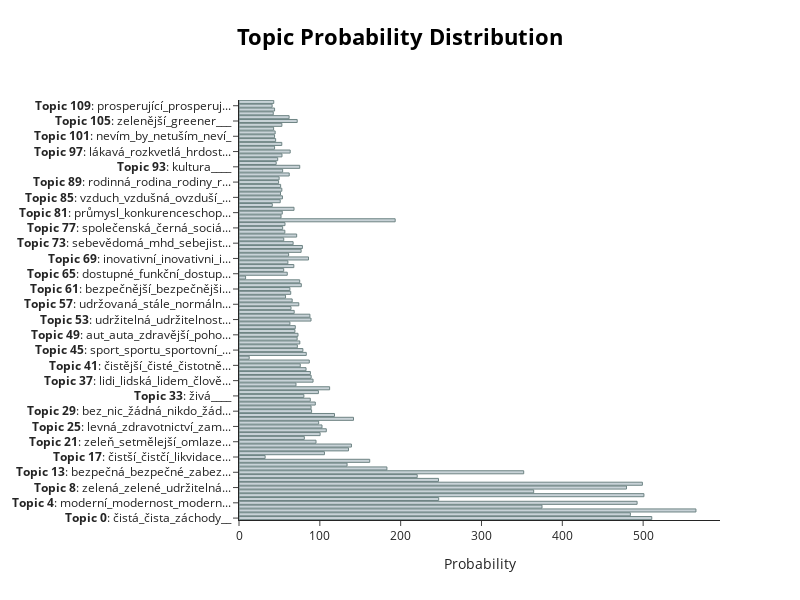

Here is the notebook cell this chart was saved with:
### Code cell
words_distr, _ = word_model.approximate_distribution(words, min_similarity=0)
word_model.visualize_distribution(words_distr.sum(axis=0))

### Figure 1 — Plotly figure (JSON) as saved in the notebook; plotly's stock layout.template omitted (floating-point values rounded to 4 significant figures)
{"data": [{"marker": {"color": "#C8D2D7", "line": {"color": "#6E8484", "width": 1}}, "orientation": "h", "type": "bar", "x": [510.7, 484.2, 565.3, 374.9, 492.5, 247.0, 501.0, 364.6, 479.4, 499.0, 246.8, 220.5, 352.2, 183, 133.7, 161.7, 32.34, 105.7, 135.5, 139.1, 95.27, 80.84, 100.4, 108, 102.7, 98.58, 141.7, 118.2, 89.8, 89.16, 94.4, 88.2, 80.25, 98.25, 112.1, 70.48, 91.61, 89.27, 88.32, 82.94, 75.82, 86.96, 12.62, 83.24, 79.03, 72.18, 75.24, 71.93, 73, 69.18, 69.66, 63, 89.11, 87.74, 68.29, 64.34, 74, 65.79, 57.58, 64, 63, 77.1, 75.13, 8.146, 59.7, 55.3, 67.84, 60.48, 86, 61.37, 76.87, 78.44, 66.95, 55.35, 71.35, 56.71, 54, 56.9, 193.2, 52, 53.53, 68.08, 41.18, 51, 53.75, 51.38, 53.01, 51.52, 49.0, 49.64, 62.14, 54, 75.15, 46, 47.88, 53.16, 63.33, 44, 52.94, 45.32, 44, 44.72, 42.82, 53.06, 72, 62, 42.38, 44, 41, 43], "y": ["<b>Topic 0</b>: čistá_čista_záchody__", "<b>Topic 1</b>: zelená_zelený_green_dyna...", "<b>Topic 2</b>: moderní_nejmodernější_mo...", "<b>Topic 3</b>: bezpečná_bezpečné_bezpeč...", "<b>Topic 4</b>: moderní_modernost_modern...", "<b>Topic 5</b>: kulturní_kulturni_cultur...", "<b>Topic 6</b>: co_it_které_než_jak", "<b>Topic 7</b>: svěží_špína_byty_jistota...", "<b>Topic 8</b>: zelená_zelené_udržitelná...", "<b>Topic 9</b>: čistá_čistý_čisté__", "<b>Topic 11</b>: přívětivá_nabízející_po...", "<b>Topic 12</b>: zabydlená_nebezpečná_hl...", "<b>Topic 13</b>: bezpečná_bezpečné_zabez...", "<b>Topic 14</b>: pro_for_pracw__", "<b>Topic 15</b>: ne_jen_nevim_bez_no", "<b>Topic 16</b>: kulturnější_úspěšná_sil...", "<b>Topic 17</b>: čistší_čistčí_likvidace...", "<b>Topic 18</b>: přátelská_friendly_přát...", "<b>Topic 19</b>: dostupná_cyklistická_cy...", "<b>Topic 20</b>: vzdělaná_budoucnost_ško...", "<b>Topic 21</b>: zeleň_setmělejší_omlaze...", "<b>Topic 22</b>: kultura_kultury_culture...", "<b>Topic 23</b>: bezpečnost_bezpečí_safe...", "<b>Topic 24</b>: reprezentativní_služby_...", "<b>Topic 25</b>: levná_zdravotnictví_zam...", "<b>Topic 26</b>: rozvíjející_prostředí_m...", "<b>Topic 27</b>: pohodová_turistická_dob...", "<b>Topic 28</b>: město_city_městě_městem...", "<b>Topic 29</b>: bez_nic_žádná_nikdo_žád...", "<b>Topic 30</b>: to_bude_naše_pestrá_bud...", "<b>Topic 31</b>: otevřenost_všem_dostupn...", "<b>Topic 32</b>: ekologická_ekologicky_e...", "<b>Topic 33</b>: živá____", "<b>Topic 34</b>: lepší_ovzduší_lépe_ovzd...", "<b>Topic 35</b>: chodníky_metro_cesty_ul...", "<b>Topic 36</b>: čistota_čistotná_zubaři...", "<b>Topic 37</b>: lidi_lidská_lidem_člově...", "<b>Topic 38</b>: atraktivní_přitažlivá_s...", "<b>Topic 39</b>: bydlení_nové_nová_domy_...", "<b>Topic 40</b>: technologie_technologic...", "<b>Topic 41</b>: čistější_čisté_čistotně...", "<b>Topic 42</b>: opravená_změna_zrekonst...", "<b>Topic 43</b>: vize_ve___", "<b>Topic 44</b>: se_smog_si_smogu_bezsmo...", "<b>Topic 45</b>: sport_sportu_sportovní_...", "<b>Topic 46</b>: práce_pracovní_pracovit...", "<b>Topic 47</b>: více_víc_častějších_čas...", "<b>Topic 48</b>: výstavba_prorodinná_cis...", "<b>Topic 49</b>: aut_auta_zdravější_poho...", "<b>Topic 50</b>: kvalitní_bohatá_efektiv...", "<b>Topic 51</b>: mladé_mladí_mládí_mladá...", "<b>Topic 52</b>: historická_historie_sta...", "<b>Topic 53</b>: udržitelná_udržitelnost...", "<b>Topic 54</b>: zeleň_prace___", "<b>Topic 55</b>: energická_pulzující_ene...", "<b>Topic 56</b>: mladá_mlada_mladou__", "<b>Topic 57</b>: udržovaná_stále_normáln...", "<b>Topic 58</b>: zábavná_zelené_zeleno_v...", "<b>Topic 59</b>: inovace_moderni_inovací...", "<b>Topic 60</b>: centrum_centru_centra_c...", "<b>Topic 61</b>: bezpečnější_bezpečnějši...", "<b>Topic 62</b>: parkovacích_parkovací_t...", "<b>Topic 63</b>: sportovní_stadion_sport...", "<b>Topic 64</b>: snad_vedro___", "<b>Topic 65</b>: dostupné_funkční_dostup...", "<b>Topic 66</b>: otevřená_otevřené_otevř...", "<b>Topic 67</b>: klidná_klidné_klidna_kl...", "<b>Topic 68</b>: zeleně_kvetoucí_zelenej...", "<b>Topic 69</b>: inovativní_inovativni_i...", "<b>Topic 70</b>: slušná_spravedlivá_rozu...", "<b>Topic 71</b>: dynamická_dynamický_dyn...", "<b>Topic 72</b>: je_jako_ji_svá_kteri", "<b>Topic 73</b>: sebevědomá_mhd_sebejist...", "<b>Topic 74</b>: bezpecna_bezpecnejsi_vo...", "<b>Topic 75</b>: progresivní_modernizace...", "<b>Topic 76</b>: život_života_životem_ži...", "<b>Topic 77</b>: společenská_černá_sociá...", "<b>Topic 78</b>: vstřícná_zázemí_udrzova...", "<b>Topic 79</b>: kulturní_kultůrní_kultu...", "<b>Topic 80</b>: plná_plna_plno_plné_obk...", "<b>Topic 81</b>: průmysl_konkurenceschop...", "<b>Topic 82</b>: evropská_přátelská_evro...", "<b>Topic 83</b>: komunitní_komunita_komu...", "<b>Topic 84</b>: zajímavá_zajímavější_za...", "<b>Topic 85</b>: vzduch_vzdušná_ovzduší_...", "<b>Topic 86</b>: na_nevim_nova__", "<b>Topic 87</b>: clean_čistší_čistější_č...", "<b>Topic 88</b>: green_zelena_zelen_park...", "<b>Topic 89</b>: rodinná_rodina_rodiny_r...", "<b>Topic 90</b>: zelena_zelene_černozele...", "<b>Topic 91</b>: čistota_transparentní_t...", "<b>Topic 92</b>: barevná_colours_modrá_b...", "<b>Topic 93</b>: kultura____", "<b>Topic 94</b>: rozmanitá_jiná_jeden_di...", "<b>Topic 95</b>: inspirující_inspirativn...", "<b>Topic 96</b>: moderni_modernita_moder...", "<b>Topic 97</b>: lákavá_rozkvetlá_hrdost...", "<b>Topic 98</b>: příjemná_příjemné_příje...", "<b>Topic 99</b>: možnosti_bezpečí_možnos...", "<b>Topic 100</b>: akční_ambiciózní_akce_...", "<b>Topic 101</b>: nevím_by_netuším_neví_", "<b>Topic 102</b>: klid_modernizace___", "<b>Topic 103</b>: industriální_architekt...", "<b>Topic 104</b>: vyspělá_rostoucí_růst_...", "<b>Topic 105</b>: zelenější_greener___", "<b>Topic 106</b>: rozvoj_rozvojová_rozvo...", "<b>Topic 107</b>: příroda_přírodní_příro...", "<b>Topic 108</b>: ostrava_ostravy_textil...", "<b>Topic 109</b>: prosperující_prosperuj...", "<b>Topic 110</b>: příležitosti_příležito..."]}], "layout": {"height": 600, "hoverlabel": {"bgcolor": "white", "font": {"family": "Rockwell", "size": 16}}, "title": {"font": {"color": "Black", "size": 22}, "text": "<b>Topic Probability Distribution</b>", "x": 0.5, "xanchor": "center", "y": 0.95, "yanchor": "top"}, "width": 800, "xaxis": {"autorange": true, "range": [0, 595.1], "title": {"text": "Probability"}, "type": "linear"}, "yaxis": {"autorange": true, "range": [-0.5, 109.5], "type": "category"}}}
